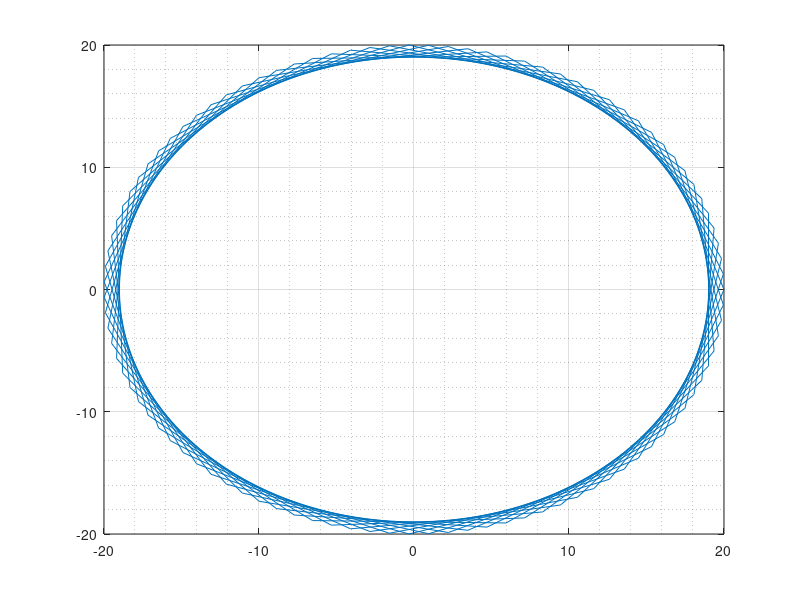

Recreate this plot in MATLAB.
% Plot Transdec pool
function [] = SetupSim()
    r = 20;
    graphic = 10; % in m
    t = linspace(0,2*pi);
    plot(r*cos(graphic*t),r*sin(graphic*t));
    grid on; grid minor
    hold on
end